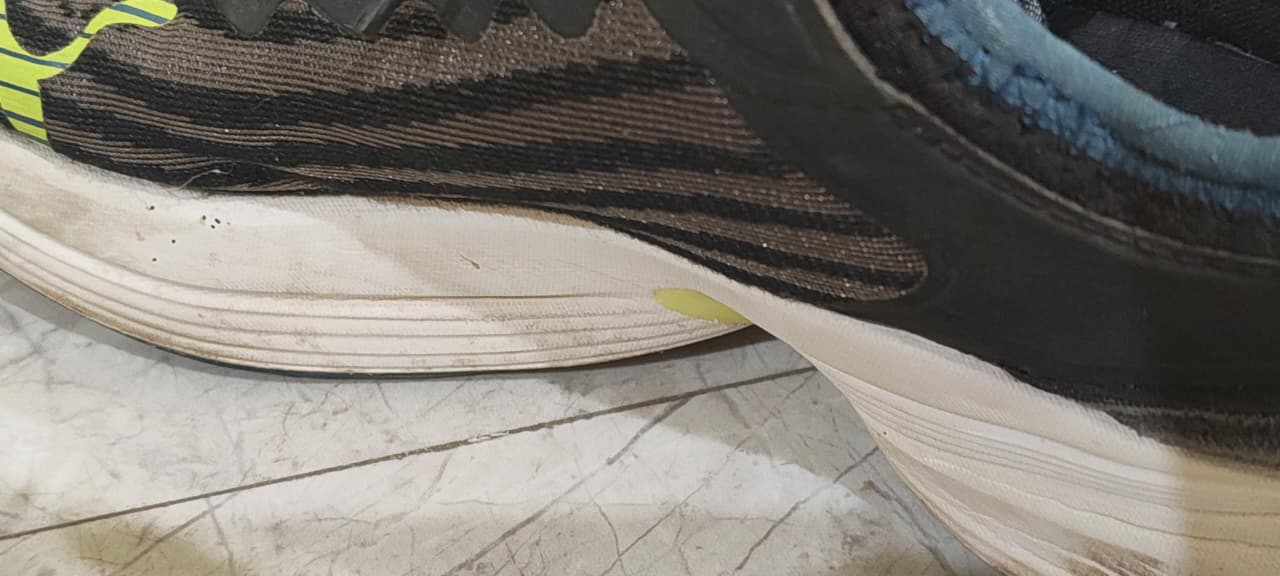
#> input picture photos/shoe2/WhatsApp Image 2026-10-03 at 10.29.34 PM (2).jpeg, 1280 x 576 px
$ python prototype_foreground.py
#> lines starting #> are read from the running program, lines starting #| are printed output that depends on the picture; after the words box and inside, x2 and y2 are one past the last pixel; in counts of white or black regions, pixels touching at a corner belong together
#!/usr/bin/env python3
"""
Shoeprint: Lightweight Foreground Isolation Prototype.

Tests fast OpenCV-based shoe segmentation on exactly 3 sample images,
generates binary masks, applies them to SIFT keypoint extraction to
exclude background keypoints, and saves visual comparison composites.

Usage:
    python prototype_foreground.py
"""

import time
from pathlib import Path
from typing import Dict, List, Tuple

import cv2
import numpy as np
from PIL import Image, ImageDraw, ImageFont, ImageOps


def _get_font(size: int = 14) -> ImageFont.ImageFont:
    """Loads a TTF font or falls back gracefully to PIL default font."""
    font_names = ["arial.ttf", "segoeui.ttf", "DejaVuSans.ttf", "calibri.ttf"]
    for fn in font_names:
        try:
            return ImageFont.truetype(fn, size)
        except OSError:
            continue
    return ImageFont.load_default()


def load_image_rgb(path: Path) -> np.ndarray:
    """Loads image respecting EXIF orientation as RGB numpy array."""
    with Image.open(path) as img:
        img = ImageOps.exif_transpose(img)
        return np.array(img.convert("RGB"), dtype=np.uint8)


def create_foreground_mask_opencv(img_rgb: np.ndarray) -> Tuple[np.ndarray, str, float]:
    """
    Lightweight, fast OpenCV approach to isolate the shoe from floor/table backgrounds.

    Steps:
      1. Downscale to max 250px for sub-second processing.
      2. K-Means clustering (K=4) in CIELAB color space.
      3. Identify background clusters by sampling 4 image corners (where floor/table resides).
      4. Invert to retain foreground, morphological closing to fill interior shoe holes.
      5. Extract largest connected component (the physical shoe).
      6. Safe dilation (7px) to preserve outer sole tread and perimeter stitching.
      7. Fallback guard: if mask is degenerate (<10% or >95%), fallback safely to full image.
    """
    h, w = img_rgb.shape[:2]
    max_dim = 250
    scale = max_dim / max(h, w)
    sw, sh = int(w * scale), int(h * scale)
    small = cv2.resize(img_rgb, (sw, sh), interpolation=cv2.INTER_AREA)

    # 1. CIELAB color space
    lab = cv2.cvtColor(small, cv2.COLOR_RGB2LAB).astype(np.float32)
    pixels = lab.reshape(-1, 3)

    # 2. K-means clustering (K=4)
    K = 4
    criteria = (cv2.TERM_CRITERIA_EPS + cv2.TERM_CRITERIA_MAX_ITER, 10, 1.0)
    _, labels, centers = cv2.kmeans(pixels, K, None, criteria, 3, cv2.KMEANS_PP_CENTERS)
    label_img = labels.reshape(sh, sw)

    # 3. Sample 4 image corners (outer 8%) as background reference
    cw, ch = max(4, int(sw * 0.08)), max(4, int(sh * 0.08))
    corners = np.concatenate([
        label_img[:ch, :cw].ravel(),
        label_img[:ch, -cw:].ravel(),
        label_img[-ch:, :cw].ravel(),
        label_img[-ch:, -cw:].ravel()
    ])

    corner_counts = np.bincount(corners, minlength=K)
    # Clusters that make up >25% of corners are background
    bg_clusters = [c for c in range(K) if corner_counts[c] / len(corners) > 0.25]
    if not bg_clusters:
        bg_clusters = [int(np.argmax(corner_counts))]

    # Initial foreground
    fg = np.isin(label_img, bg_clusters, invert=True).astype(np.uint8) * 255

    # 4. Morphological hole filling & noise cleanup
    kernel_close = cv2.getStructuringElement(cv2.MORPH_ELLIPSE, (9, 9))
    fg = cv2.morphologyEx(fg, cv2.MORPH_CLOSE, kernel_close)
    kernel_open = cv2.getStructuringElement(cv2.MORPH_ELLIPSE, (5, 5))
    fg = cv2.morphologyEx(fg, cv2.MORPH_OPEN, kernel_open)

    # 5. Connected component filtering: keep largest component (the shoe)
    num_labels, comp_labels, stats, centroids = cv2.connectedComponentsWithStats(fg)
    clean_mask = np.zeros_like(fg)

    if num_labels > 1:
        largest_idx = 1 + int(np.argmax(stats[1:, cv2.CC_STAT_AREA]))
        clean_mask[comp_labels == largest_idx] = 255

    # Slight dilation so outer edge stitching & sole tread are not clipped
    kernel_dilate = cv2.getStructuringElement(cv2.MORPH_ELLIPSE, (7, 7))
    clean_mask = cv2.dilate(clean_mask, kernel_dilate)

    # 6. Fallback guard
    coverage = float(np.mean(clean_mask > 0))
    if coverage < 0.10 or coverage > 0.95:
        # Fallback to full image if segmentation failed/collapsed
        status = "fallback_full"
        full_mask = np.ones((h, w), dtype=np.uint8) * 255
    else:
        status = "segmented"
        full_mask = cv2.resize(clean_mask, (w, h), interpolation=cv2.INTER_NEAREST)

    return full_mask, status, coverage


def render_prototype_composite(
    img_rgb: np.ndarray,
    mask: np.ndarray,
    sift_raw_kps: List[cv2.KeyPoint],
    sift_masked_kps: List[cv2.KeyPoint],
    shoe_id: str,
    filename: str,
    status: str,
    coverage: float,
    output_path: Path,
):
    """
    Renders a 4-panel visual comparison:
      [1] Original Image
      [2] Binary Mask (White = Shoe, Black = Background)
      [3] Masked Overlay (Background dimmed 70%, shoe outlined in green)
      [4] SIFT Keypoints (Green = Kept on shoe, Red = Eliminated background keypoints)
    """
    h, w = img_rgb.shape[:2]
    target_h = 360
    target_w = int(w * (target_h / h))

    # Panel 1: Original Image
    p1 = cv2.resize(img_rgb, (target_w, target_h))

    # Panel 2: Binary Mask
    mask_3ch = cv2.cvtColor(mask, cv2.COLOR_GRAY2RGB)
    p2 = cv2.resize(mask_3ch, (target_w, target_h), interpolation=cv2.INTER_NEAREST)

    # Panel 3: Masked Overlay
    overlay = img_rgb.copy()
    overlay[mask == 0] = (overlay[mask == 0] * 0.25).astype(np.uint8)
    contours, _ = cv2.findContours(mask, cv2.RETR_EXTERNAL, cv2.CHAIN_APPROX_SIMPLE)
    cv2.drawContours(overlay, contours, -1, (34, 197, 94), 3)  # green border
    p3 = cv2.resize(overlay, (target_w, target_h))

    # Panel 4: Keypoints comparison
    kp_canvas = img_rgb.copy()
    # Draw eliminated keypoints in red
    masked_set = set((round(kp.pt[0], 1), round(kp.pt[1], 1)) for kp in sift_masked_kps)
    for kp in sift_raw_kps:
        pt_rounded = (round(kp.pt[0], 1), round(kp.pt[1], 1))
        x, y = int(kp.pt[0]), int(kp.pt[1])
        if pt_rounded not in masked_set:
            cv2.circle(kp_canvas, (x, y), 3, (239, 68, 68), -1)  # Red = eliminated background
        else:
            cv2.circle(kp_canvas, (x, y), 3, (34, 197, 94), -1)  # Green = kept shoe feature
    p4 = cv2.resize(kp_canvas, (target_w, target_h))

    # Combine the 4 panels horizontally
    composite = np.hstack([p1, p2, p3, p4])

    # Convert to PIL to add header banners
    banner_h = 60
    total_w = composite.shape[1]
    total_h = composite.shape[0] + banner_h

    canvas = Image.new("RGB", (total_w, total_h), (15, 23, 42))
    canvas.paste(Image.fromarray(composite), (0, banner_h))

    draw = ImageDraw.Draw(canvas)
    title_font = _get_font(16)
    sub_font = _get_font(12)

    # Header Title
    title = f"Foreground Isolation Prototype: {shoe_id} ({filename})"
    draw.text((15, 10), title, fill=(255, 255, 255), font=title_font)

    # Header Subtitle metrics
    eliminated = len(sift_raw_kps) - len(sift_masked_kps)
    pct_eliminated = (eliminated / max(1, len(sift_raw_kps))) * 100
    info_text = (
        f"Status: {status}  |  Shoe Area: {coverage*100:.1f}%  |  "
        f"Raw SIFT: {len(sift_raw_kps)} pts  |  "
        f"Masked SIFT: {len(sift_masked_kps)} pts  |  "
        f"Background Eliminated: {eliminated} pts ({pct_eliminated:.1f}%)"
    )
    draw.text((15, 34), info_text, fill=(147, 197, 253), font=sub_font)

    # Panel bottom label strip
    panel_labels = [
        "(1) Original Photograph",
        "(2) Binary Mask",
        "(3) Isolated Shoe Overlay",
        "(4) SIFT: Green=Shoe, Red=Filtered",
    ]
    for i, lbl in enumerate(panel_labels):
        lx = i * target_w + 10
        ly = banner_h + 10
        draw.rectangle([lx - 4, ly - 2, lx + len(lbl) * 7 + 4, ly + 18], fill=(0, 0, 0, 180))
        draw.text((lx, ly), lbl, fill=(255, 255, 255), font=sub_font)

    output_path.parent.mkdir(parents=True, exist_ok=True)
    canvas.save(output_path, quality=92)


def main():
    start_total = time.time()

    # Select exactly 3 sample images from 3 different shoe folders
    samples = [
        ("shoe2", Path("photos/shoe2/WhatsApp Image 2026-10-03 at 10.29.34 PM (2).jpeg")),
        ("shoe3", Path("photos/shoe3/WhatsApp Image 2026-10-03 at 10.32.15 PM.jpeg")),
        ("shoe4", Path("photos/shoe4/WhatsApp Image 2026-10-03 at 10.29.49 PM (1).jpeg")),
    ]

    out_dir = Path("outputs/foreground_masks")
    out_dir.mkdir(parents=True, exist_ok=True)

    print("=" * 65)
    print("  ShoePrint: Foreground Isolation Prototype (3 Samples)")
    print("=" * 65)
    print(f"[*] Processing 3 sample images...")
    print(f"[*] Output directory: {out_dir.resolve()}\n")

    sift = cv2.SIFT_create(nfeatures=2500)
    results = []

    for idx, (shoe_id, img_path) in enumerate(samples, start=1):
        t0 = time.time()
        img_rgb = load_image_rgb(img_path)
#> in load_image_rgb, img is the input picture: PIL image 1280x576 RGB; mean R, G, B 125.3, 121.2, 114.1
        gray = cv2.cvtColor(img_rgb, cv2.COLOR_RGB2GRAY)

        # 1. Generate foreground mask
        mask, status, coverage = create_foreground_mask_opencv(img_rgb)
#> in create_foreground_mask_opencv, `lab = cv2.cvtColor(small, cv2.COLOR_RGB2LAB).astype(np.float32)`:
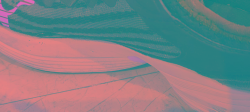
#> lab: shape (112, 250, 3) float32; mean R, G, B 126.7, 128.4, 132.3
#> in create_foreground_mask_opencv, `_, labels, centers = cv2.kmeans(pixels, K, None, criteria, 3, cv2.KMEA..`: centers = [[45.41, 128.3, 129.3], [200.9, 128.4, 134], [89.28, 128.8, 131], [158.6, 128.2, 135.9]]
#> in create_foreground_mask_opencv, `label_img = labels.reshape(sh, sw)`:
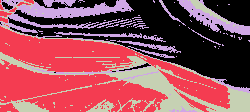
#> label_img: shape (112, 250) int32; 4 distinct labels, from 0 to 3; one colour per label, 0 black
#> in create_foreground_mask_opencv, `corners = np.concatenate([ label_img[:ch, :cw].ravel(), label_img[:ch,..`: corners = 640 values, max 3 at index 7, min 0 at index 2, mean 1.52
#> in create_foreground_mask_opencv, `corner_counts = np.bincount(corners, minlength=K)`: corner_counts = [204, 130, 78, 228]
#> in create_foreground_mask_opencv, `bg_clusters = [c for c in range(K) if corner_counts[c] / len(corners) ..`: bg_clusters = [0, 3]
#> in create_foreground_mask_opencv, `fg = np.isin(label_img, bg_clusters, invert=True).astype(np.uint8) * 255`:
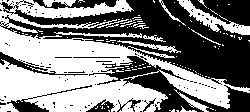
#> fg: shape (112, 250); 51.3% white; 112 black regions (102 under 20 px), largest, box (x1, y1, x2, y2) and area: (0, 0, 250, 88) 8393, (89, 56, 250, 112) 2507, (190, 0, 250, 26) 1030
#> in create_foreground_mask_opencv, `num_labels, comp_labels, stats, centroids = cv2.connectedComponentsWit..`:
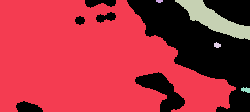
#> comp_labels: shape (112, 250) int32; 6 distinct labels, from 0 to 5; one colour per label, 0 black
#> in create_foreground_mask_opencv, `num_labels, comp_labels, stats, centroids = cv2.connectedComponentsWit..`: num_labels = 6; stats = [[16, 0, 234, 112, 7950], [0, 0, 236, 112, 18814], [156, 0, 7, 3, 17], [175, 0, 75, 40, 1151], [214, 42, 7, 6, 30], [241, 87, 9, 6, 38]]; centroids = [[189.6, 47.81], [91.13, 60.97], [159, 0.765], [213.5, 19.17], [216.8, 44.77], [245.4, 89.45]]
#> in create_foreground_mask_opencv, `largest_idx = 1 + int(np.argmax(stats[1:, cv2.CC_STAT_AREA]))`: largest_idx = 1
#> mask: shape (576, 1280); 72.2% white; 9 black regions, largest, box (x1, y1, x2, y2) and area: (666, 0, 1280, 576) 187652, (707, 386, 932, 576) 12237, (98, 535, 205, 576) 2745
#> status = 'segmented'; coverage = 0.722

        # 2. Extract SIFT WITHOUT mask
        kps_raw, _ = sift.detectAndCompute(gray, None)
#> kps_raw = 2500 keypoints; strongest (x, y, size): (213, 227, 2.1), (226, 130, 2.1), (765, 245, 2.4), (173, 241, 2.1)

        # 3. Extract SIFT WITH mask
        kps_masked, _ = sift.detectAndCompute(gray, mask=mask)
#> kps_masked = 2426 keypoints; strongest (x, y, size): (213, 227, 2.1), (226, 130, 2.1), (765, 245, 2.4), (173, 241, 2.1)

        elapsed = time.time() - t0

        # 4. Render and save composite visualization
        out_filename = f"prototype_{idx}_{shoe_id}_{img_path.stem}.jpg"
        out_path = out_dir / out_filename
        render_prototype_composite(
            img_rgb=img_rgb,
            mask=mask,
            sift_raw_kps=kps_raw,
            sift_masked_kps=kps_masked,
            shoe_id=shoe_id,
            filename=img_path.name,
            status=status,
            coverage=coverage,
            output_path=out_path,
        )
#> in render_prototype_composite, `contours, _ = cv2.findContours(mask, cv2.RETR_EXTERNAL, cv2.CHAIN_APPR..`: contours = 1 contour; box (x1, y1, x2, y2) and area: (0, 0, 1224, 576) 530362
#> in render_prototype_composite, `cv2.drawContours(overlay, contours, -1, (34, 197, 94), 3)`:
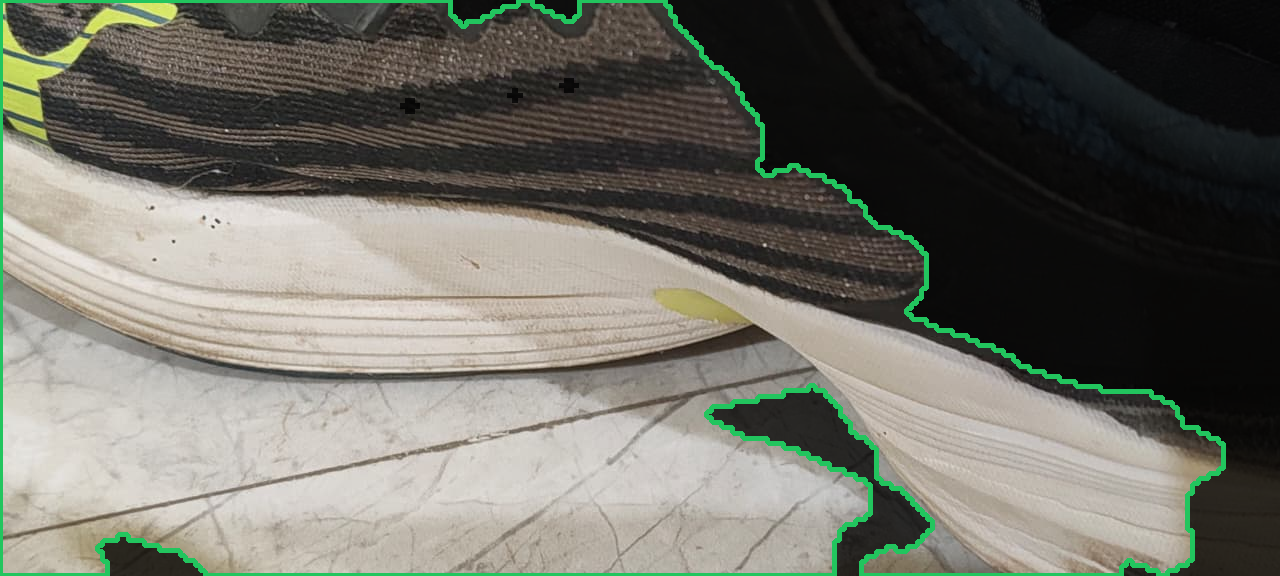
#> overlay: shape (576, 1280, 3); mean R, G, B 110.7, 110.5, 101.5
#> in render_prototype_composite, `masked_set = set((round(kp.pt[0], 1), round(kp.pt[1], 1)) for kp in si..`: masked_set = 1952 items
#> the loop in render_prototype_composite, `for kp in sift_raw_kps:` made 2500 passes
#> (kp, x, y) on passes 1 to 3: (keypoint at (1267, 61.8), size 2, 1267, 61), (keypoint at (3.5, 106.9), size 2.6, 3, 106), (keypoint at (7.5, 9.5), size 3.3, 7, 9)
#> after the loop in render_prototype_composite, `for kp in sift_raw_kps:`:
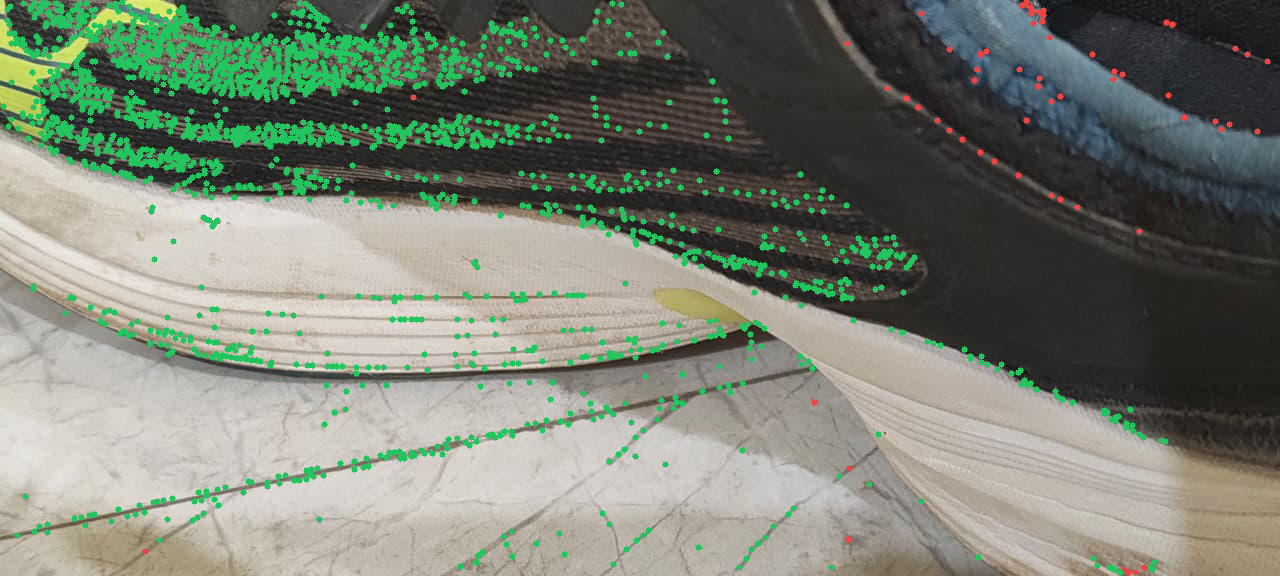
#> kp_canvas: shape (576, 1280, 3); 6.85% of pixels changed, all inside (x1, y1, x2, y2) = (0, 0, 1271, 576)
#> in render_prototype_composite, `eliminated = len(sift_raw_kps) - len(sift_masked_kps)`: eliminated = 74
#> in render_prototype_composite, `pct_eliminated = (eliminated / max(1, len(sift_raw_kps))) * 100`: pct_eliminated = 2.96
#> in render_prototype_composite, `canvas.save(output_path, quality=92)`:
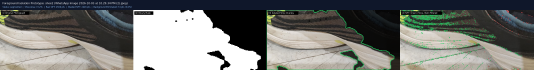
#> saved as prototype_1_shoe2_WhatsApp Image 2026-10-03 at 10.29.34 PM (2).jpg: PIL image 3200x420 RGB (shown at 1/6 size); mean R, G, B 117.6, 119.1, 115.8

        eliminated = len(kps_raw) - len(kps_masked)
#> eliminated = 74
        pct_eliminated = (eliminated / max(1, len(kps_raw))) * 100
#> pct_eliminated = 2.96

        results.append({
            "sample_num": idx,
            "shoe_id": shoe_id,
            "filename": img_path.name,
            "status": status,
            "coverage_pct": coverage * 100,
            "kps_raw": len(kps_raw),
            "kps_masked": len(kps_masked),
            "eliminated": eliminated,
            "pct_eliminated": pct_eliminated,
            "elapsed_s": elapsed,
            "saved_path": out_path,
        })

        print(f"[{idx}/3] {shoe_id} ({img_path.name[:25]}...):")
        print(f"      - Segmentation Status: {status} ({coverage * 100:.1f}% shoe area)")
#|       - Segmentation Status: segmented (72.2% shoe area)
        print(f"      - SIFT Raw: {len(kps_raw)} pts -> SIFT Masked: {len(kps_masked)} pts")
#|       - SIFT Raw: 2500 pts -> SIFT Masked: 2426 pts
        print(f"      - Background keypoints eliminated: {eliminated} ({pct_eliminated:.1f}%)")
#|       - Background keypoints eliminated: 74 (3.0%)
        print(f"      - Time: {elapsed:.3f}s")
        print(f"      - Saved: {out_path.name}\n")
#> pass 2 of the loop in main, `for idx, (shoe_id, img_path) in enumerate(samples, start=1):`:
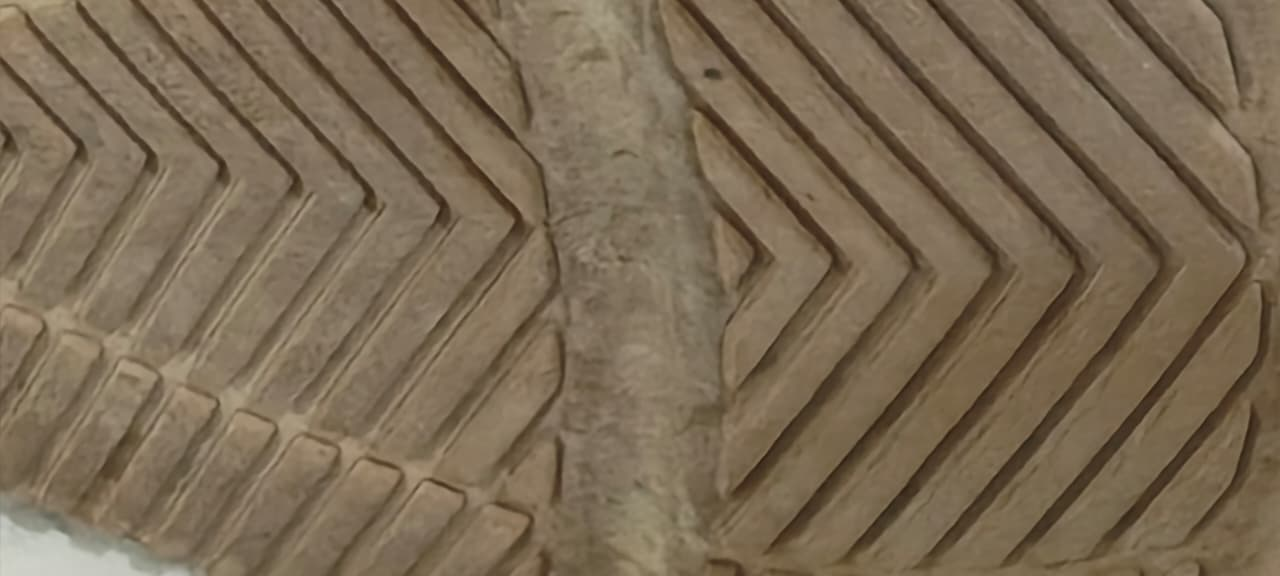
#> input picture photos/shoe3/WhatsApp Image 2026-10-03 at 10.32.15 PM.jpeg, 1280 x 576 px
#> in load_image_rgb, img is the input picture: PIL image 1280x576 RGB; mean R, G, B 122.7, 106, 83.6
#> criteria = (3, 10, 1)
#> centers = [[74.67, 132.5, 143.3], [113.1, 131, 143.6], [132, 130.6, 142.7], [198.7, 125.4, 132.9]]
#> corners = 640 values, max 3 at index 6, min 0 at index 35, mean 1.79
#> corner_counts = [32, 225, 231, 152]
#> bg_clusters = [1, 2]
#> in create_foreground_mask_opencv (call 2), `fg = cv2.morphologyEx(fg, cv2.MORPH_CLOSE, kernel_close)`:
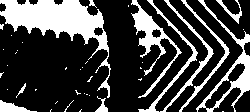
#> fg: shape (112, 250); 26.2% white; 40 white regions (29 under 20 px), largest, box (x1, y1, x2, y2) and area: (0, 0, 111, 98) 3136, (131, 0, 182, 98) 1060, (196, 0, 250, 112) 1050
#> kernel_open = [[0, 0, 1, 0, 0], [1, 1, 1, 1, 1], [1, 1, 1, 1, 1], [1, 1, 1, 1, 1], [0, 0, 1, 0, 0]]
#> num_labels = 24; stats = 24 rows, first 6: [0, 0, 250, 112, 23391], [0, 0, 104, 41, 2700], [132, 0, 5, 5, 21], [148, 0, 5, 3, 11], [199, 0, 5, 3, 11], [217, 0, 5, 3, 11]; centroids = 24 rows, first 8: [130, 59.79], [52.66, 16.63], [134, 1.62], [150, 0.636], [201, 0.636], [219, 0.636], [146.6, 28.58], [235.6, 16.64]
#> in create_foreground_mask_opencv (call 2), `coverage = float(np.mean(clean_mask > 0))`: coverage = 0.12
#> kps_raw = 993 keypoints; strongest (x, y, size): (80, 9, 6.5), (222, 164, 6.4), (57, 120, 6.7), (152, 90, 6.5)
#> kps_masked = 236 keypoints; strongest (x, y, size): (80, 9, 6.5), (222, 164, 6.4), (57, 120, 6.7), (152, 90, 6.5)
#> contours = 1 contour; box (x1, y1, x2, y2) and area: (0, 0, 548, 227) 87768
#> masked_set = 196 items
#> the loop in render_prototype_composite (call 2), `for kp in sift_raw_kps:` made 993 passes
#> (kp, x, y) on passes 1 to 3: (keypoint at (4.2, 175.6), size 3, 4, 175), (keypoint at (6.4, 122.9), size 4.1, 6, 122), (keypoint at (6.9, 5.5), size 3.3, 6, 5)
#> in render_prototype_composite (call 2), `eliminated = len(sift_raw_kps) - len(sift_masked_kps)`: eliminated = 757
#> in render_prototype_composite (call 2), `pct_eliminated = (eliminated / max(1, len(sift_raw_kps))) * 100`: pct_eliminated = 76.23
#> in render_prototype_composite (call 2), `canvas.save(output_path, quality=92)`:
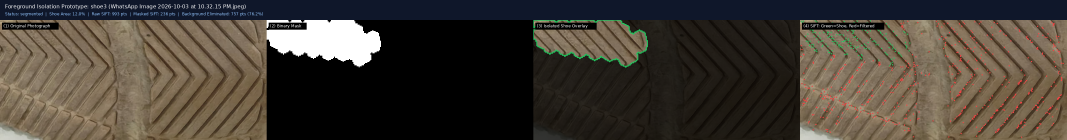
#> saved as prototype_2_shoe3_WhatsApp Image 2026-10-03 at 10.32.15 PM.jpg: PIL image 3200x420 RGB (shown at 1/3 size); mean R, G, B 69.7, 62.5, 54.1
#> in main, `eliminated = len(kps_raw) - len(kps_masked)`: eliminated = 757
#> in main, `pct_eliminated = (eliminated / max(1, len(kps_raw))) * 100`: pct_eliminated = 76.23
#|       - Segmentation Status: segmented (12.0% shoe area)
#|       - SIFT Raw: 993 pts -> SIFT Masked: 236 pts
#|       - Background keypoints eliminated: 757 (76.2%)

    total_time = time.time() - start_total

    print("=" * 65)
    print("PROTOTYPE RESULTS SUMMARY")
    print("=" * 65)
    print(f"Total time elapsed: {total_time:.2f}s (Average: {total_time / 3:.2f}s per image)")
    print(f"Output folder:      {out_dir}")
    print("=" * 65)


if __name__ == "__main__":
    main()
